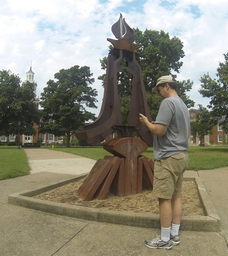
#> input picture digital-image-filter/finalImage/fwImage.png, 228 x 256 px, shrunk from 495 x 557 before the run, found by its file name; the run also reads 1 picture not shown here
$ python digital_image_filter.py
#> lines starting #> are read from the running program, lines starting #| are printed output that depends on the picture
"""
Digital Image Filtration program
Written by: Brandon Engholm
Class: CST 205
Purpose: to combine images into one image, removing unwanted stuff.
"""

import PIL
from PIL import Image
import glob

def findMedian( k ):
    median = 0
    sort = 0
    sort = sorted(k)
    median = (int)((len(k)-1)/2) + 1
    if ( len(sort) <= 1 ):
        return sort[0]
    return sort[median]

finalImage = Image.open('finalImage\\fwImage.png');
#> finalImage is the input picture: PIL image 228x256 RGB; mean R, G, B 141.5, 139, 123.9
newImage=finalImage.load()
#width, height = finalImage.size
width, height = (10000,10000)

image_list = [] #array of images

for filename in glob.glob('sampleImages\*.png'):
    im=Image.open(filename)
    px=im.load()
    image_list.append(px)
    width = im.width if (im.width < width ) else width
#> width = 228
    height = im.height if (im.height < height) else height
#> height = 256

r = []
g = []
b = []
red = green = blue = 0
#progress = 0
print ("Working on the Job...");

for y in range(0,height):
    for x in range(0,width):
        for anImage in image_list:
            pixel = anImage[x,y]
            if (type(pixel) is tuple):
                if (len(pixel) > 3):
                    red, green, blue, alpha = pixel
                else:
                    red, green, blue = pixel
            if (type(pixel) is int):
                red = green = blue = pixel
            r.append(red)
            g.append(green)
            b.append(blue)
        newImage[x,y] = (findMedian(r), findMedian(g), findMedian(b));
        del r[:],g[:],b[:]
        red = green = blue = 0;
    #progress = (int)(100 / height * y)
    #if ( progress % 5 == 0 ):
        #print ('Job: ', progress, '% complete');

finalImage.save('finalImage\\finalImage.png')
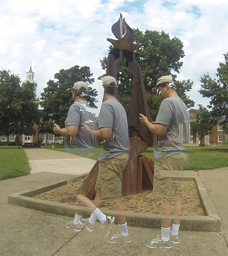
#> saved as finalImage.png: PIL image 228x256 RGB; mean R, G, B 147.8, 145.3, 130.5
print ("I'm done!");
